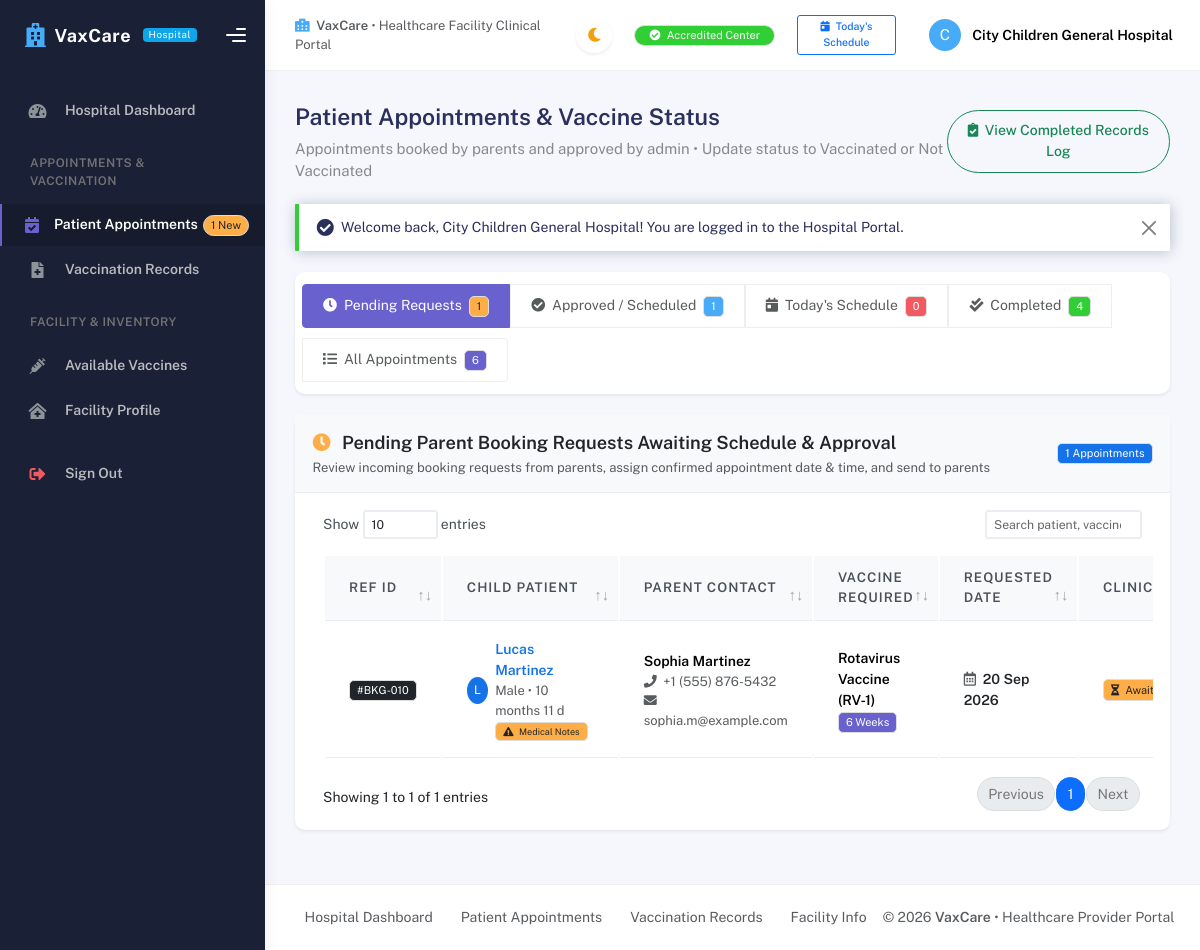
/hospital/appointments.php (signed in), run on the app's committed database.
### tables this page shows
CREATE TABLE hospitals (
    hospital_id INT AUTO_INCREMENT PRIMARY KEY,
    role_id INT NOT NULL,
    hospital_name VARCHAR(150) NOT NULL,
    address TEXT,
    location VARCHAR(150),
    phone VARCHAR(20),
    email VARCHAR(100) UNIQUE,
    username VARCHAR(50) NOT NULL UNIQUE,
    password VARCHAR(255) NOT NULL,
    status ENUM('Active', 'Inactive', 'Pending', 'Rejected') DEFAULT 'Pending',

    FOREIGN KEY (role_id)
        REFERENCES roles(role_id)
        ON UPDATE CASCADE
        ON DELETE RESTRICT
);

CREATE TABLE bookings (
    booking_id INT AUTO_INCREMENT PRIMARY KEY,

    child_id INT NOT NULL,
    hospital_id INT NOT NULL,
    vaccine_id INT NOT NULL,
    admin_id INT NULL,

    booking_date DATE NOT NULL,
    appointment_date DATE NOT NULL,
    appointment_time TIME NULL,

    status ENUM(
        'Pending',
        'Approved',
        'Rejected',
        'Completed'
    ) DEFAULT 'Pending',

    approval_date DATE NULL,
    hospital_notes TEXT NULL,

    FOREIGN KEY (child_id)
        REFERENCES children(child_id)
        ON UPDATE CASCADE
        ON DELETE CASCADE,

    FOREIGN KEY (hospital_id)
        REFERENCES hospitals(hospital_id)
        ON UPDATE CASCADE
        ON DELETE CASCADE,

    FOREIGN KEY (vaccine_id)
        REFERENCES vaccines(vaccine_id)
        ON UPDATE CASCADE
        ON DELETE RESTRICT,

    FOREIGN KEY (admin_id)
        REFERENCES admins(admin_id)
        ON UPDATE CASCADE
        ON DELETE SET NULL
);

CREATE TABLE children (
    child_id INT AUTO_INCREMENT PRIMARY KEY,
    parent_id INT NOT NULL,
    child_name VARCHAR(100) NOT NULL,
    gender ENUM('Male', 'Female', 'Other') NOT NULL,
    date_of_birth DATE NOT NULL,
    address TEXT,
    notes TEXT,

    FOREIGN KEY (parent_id)
        REFERENCES parents(parent_id)
        ON UPDATE CASCADE
        ON DELETE CASCADE
);

CREATE TABLE parents (
    parent_id INT AUTO_INCREMENT PRIMARY KEY,
    role_id INT NOT NULL,
    name VARCHAR(100) NOT NULL,
    email VARCHAR(100) NOT NULL UNIQUE,
    phone VARCHAR(20),
    username VARCHAR(50) NOT NULL UNIQUE,
    password VARCHAR(255) NOT NULL,
    address TEXT,

    FOREIGN KEY (role_id)
        REFERENCES roles(role_id)
        ON UPDATE CASCADE
        ON DELETE RESTRICT
);

CREATE TABLE vaccines (
    vaccine_id INT AUTO_INCREMENT PRIMARY KEY,
    vaccine_name VARCHAR(150) NOT NULL,
    description TEXT,
    age_group VARCHAR(100),
    stock_status ENUM('Available', 'Unavailable') DEFAULT 'Available'
);

### hospital/appointments.php (the view, shortened to what the rows shown need)
<?php
require_once __DIR__ . '/../config/db.php';
require_once __DIR__ . '/../config/auth.php';
require_once __DIR__ . '/../config/helpers.php';
$currentHospital = getCurrentHospital();
$hospitalId = $currentHospital['id'];
$filter = $_GET['filter'] ?? 'Pending';
$appointments = [];
$counts = ['Pending' => 0, 'Approved' => 0, 'Today' => 0, 'Completed' => 0, 'All' => 0];
if ($pdo) {
    try {
        $counts['Today']     = (int)$pdo->query("SELECT COUNT(*) FROM bookings WHERE hospital_id = $hospitalId AND appointment_date = CURRENT_DATE AND status IN ('Approved', 'Completed')")->fetchColumn();
        $query = "
            SELECT b.*, c.child_name, c.gender, c.date_of_birth, c.address as child_address, c.notes as child_notes,
                   v.vaccine_name, v.age_group, v.description as vaccine_desc,
                   p.name as parent_name, p.phone as parent_phone, p.email as parent_email,
                   vr.record_id, vr.vaccination_date, vr.status as vax_status, vr.remarks as clinical_remarks
            FROM bookings b
            JOIN children c ON b.child_id = c.child_id
            JOIN vaccines v ON b.vaccine_id = v.vaccine_id
            JOIN parents p ON c.parent_id = p.parent_id
            LEFT JOIN vaccination_records vr ON b.booking_id = vr.booking_id
            WHERE b.hospital_id = ?
        ";
        $params = [$hospitalId];
        if ($filter === 'Pending') {
            $query .= " AND b.status = 'Pending'";
            $query .= " ORDER BY b.booking_date DESC, b.booking_id DESC";
        } elseif ($filter === 'Approved') {
            $query .= " AND b.status = 'Approved'";
            $query .= " ORDER BY b.appointment_date ASC, b.booking_id DESC";
        } elseif ($filter === 'Today') {
            $query .= " AND b.appointment_date = CURRENT_DATE";
            $query .= " ORDER BY b.appointment_time ASC, b.booking_id DESC";
        } elseif ($filter === 'Completed') {
            $query .= " AND b.status = 'Completed'";
            $query .= " ORDER BY b.appointment_date DESC, b.booking_id DESC";
        } else {
            $query .= " ORDER BY b.booking_id DESC";
        }
        $stmt = $pdo->prepare($query);
        $stmt->execute($params);
        $appointments = $stmt->fetchAll();
    } catch (Exception $e) {
        setFlash('error', 'Error loading appointments: ' . $e->getMessage());
    }
}
require_once __DIR__ . '/includes/header.php';
require_once __DIR__ . '/includes/sidebar.php'; ?>
<div class="main-panel">
    <?php require_once __DIR__ . '/includes/navbar.php'; ?>
    <div class="container">
        <div class="page-inner">
            <div class="card card-round shadow-sm">
                <div class="card-body">
                    <?php if (empty($appointments)): ?>
                        <div class="text-center py-5 text-muted">
                            <i class="fas fa-clipboard fa-3x mb-3 text-muted"></i>
                            <h5 class="fw-bold">No Appointments Found</h5>
                            <p class="small text-muted mb-0">No patient bookings match the selected filter category.</p>
                        </div>
                    <?php else: ?>
                        <div class="table-responsive">
                            <table class="table table-hover align-middle datatable-custom">
                                <thead class="bg-light">
                                    <tr>
                                        <th>Ref ID</th>
                                        <th>Child Patient</th>
                                        <th>Parent Contact</th>
                                        <th>Vaccine Required</th>
                                        <th><?= ($filter === 'Pending') ? 'Requested Date' : 'Scheduled Date & Time' ?></th>
                                        <th>Clinical Status</th>
                                    </tr>
                                </thead>
                                <tbody>
                                    <?php foreach ($appointments as $app): ?>
                                        <tr>
                                            <td>
                                                <span class="badge bg-dark">#BKG-<?= str_pad($app['booking_id'], 3, '0', STR_PAD_LEFT) ?></span>
                                            </td>
                                            <td>
                                                <div class="d-flex align-items-center gap-2">
                                                    <div class="avatar-xs">
                                                        <span class="avatar-title rounded-circle bg-<?= ($app['gender'] === 'Female') ? 'danger' : 'primary' ?> text-white font-weight-bold">
                                                            <?= strtoupper(substr($app['child_name'], 0, 1)) ?>
                                                        </span>
                                                    </div>
                                                    <div>
                                                        <strong class="text-primary"><?= htmlspecialchars($app['child_name']) ?></strong>
                                                        <div class="small text-muted">
                                                            <?= htmlspecialchars($app['gender']) ?> &bull; <?= calculateAge($app['date_of_birth']) ?>
                                                        </div>
                                                        <?php if (!empty($app['child_notes'])): ?>
                                                            <div class="badge bg-warning text-dark" style="font-size: 0.65rem;" title="<?= htmlspecialchars($app['child_notes']) ?>">
                                                                <i class="fas fa-exclamation-triangle me-1"></i> Medical Notes
                                                            </div>
                                                        <?php endif; ?>
                                                    </div>
                                                </div>
                                            </td>
                                            <td>
                                                <div class="fw-bold"><?= htmlspecialchars($app['parent_name']) ?></div>
                                                <div class="small text-muted"><i class="fas fa-phone me-1"></i> <?= htmlspecialchars($app['parent_phone'] ?? '-') ?></div>
                                                <?php if (!empty($app['parent_email'])): ?>
                                                    <div class="small text-muted"><i class="fas fa-envelope me-1"></i> <?= htmlspecialchars($app['parent_email']) ?></div>
                                                <?php endif; ?>
                                            </td>
                                            <td>
                                                <div class="fw-bold"><?= htmlspecialchars($app['vaccine_name']) ?></div>
                                                <span class="badge bg-secondary"><?= htmlspecialchars($app['age_group']) ?></span>
                                            </td>
                                            <td>
                                                <?php
                                                    $isToday = ($app['appointment_date'] === date('Y-m-d'));
                                                ?>
                                                <div class="fw-bold <?= $isToday && $app['status'] !== 'Pending' ? 'text-danger' : 'text-dark' ?>">
                                                    <i class="far fa-calendar-alt me-1 text-muted"></i> <?= formatDate($app['appointment_date'], 'd M Y') ?>
                                                </div>
                                            </td>
                                            <td>
                                                <?php if ($app['status'] === 'Pending'): ?>
                                                    <span class="badge bg-warning text-dark"><i class="fas fa-hourglass-half me-1"></i> Awaiting Your Approval</span>
                                                <?php else: ?>
                                                    <span class="badge bg-info text-white"><i class="fas fa-calendar-check me-1"></i> Scheduled</span>
                                                <?php endif; ?>
                                            </td>
                                        </tr>
                                    <?php endforeach; ?>
                                </tbody>
                            </table>
                        </div>
                    <?php endif; ?>
                </div>
            </div>
        </div>
    </div>
<?php require_once __DIR__ . '/includes/footer.php'; ?>

### hospital/includes/navbar.php (shortened to what the rows shown need)
<div class="main-header">
    <nav class="navbar navbar-header navbar-header-transparent navbar-expand-lg border-bottom">
        <div class="container-fluid">
            <ul class="navbar-nav topbar-nav ms-md-auto align-items-center">
                <li class="nav-item topbar-user dropdown hidden-caret">
                    <a class="dropdown-toggle profile-pic" data-bs-toggle="dropdown" href="#" aria-expanded="false">
                        <div class="avatar-sm">
                            <span class="avatar-title rounded-circle border border-white bg-info text-white font-weight-bold">
                                <?= strtoupper(substr($currentHospital['hospital_name'] ?? 'H', 0, 1)) ?>
                            </span>
                        </div>
                        <span class="profile-username">
                            <span class="fw-bold"><?= htmlspecialchars($currentHospital['hospital_name'] ?? 'Hospital') ?></span>
                        </span>
                    </a>
                </li>
            </ul>
        </div>
    </nav>
</div>

### data on the page
hospitals: hospital_name "C", hospital_name "City Children General Hospital"
bookings: booking_id "010", child.child_name "L", child.child_name "Lucas Martinez", child.gender "Male", child.date_of_birth "10 months 11 d", parents.name "Sophia Martinez", parents.phone "+1 (555) 876-5432", parents.email "sophia.m@example.com", vaccine.vaccine_name "Rotavirus Vaccine (RV-1)", vaccine.age_group "6 Weeks", appointment_date "20 Sep 2026", status "Pending" (drawn)

### other printed values
$pendingAppointmentsCount "1"
$flash['message'] "Welcome back, City Children General Hospital! You are logged in to the Hospital Portal."
$counts['Pending'] "1"
$counts['Approved'] "1"
$counts['Today'] "0"
$counts['Completed'] "4"
$counts['All'] "6"
count($appointments) "1"
